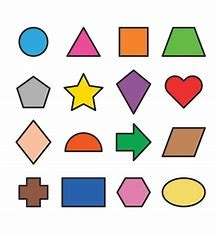
#> input picture shapes.jpg, 217 x 234 px
$ python Displaying_pictures.py
#> lines starting #> are read from the running program, lines starting #| are printed output that depends on the picture

import cv2
import matplotlib.pyplot as plt
import matplotlib

# Set the default figure size and colormap
matplotlib.rcParams['figure.figsize'] = (20.0, 10.0)
matplotlib.rcParams['image.cmap'] = 'gray'

# Load the image
imagePath = 'shapes.jpg'
image = cv2.imread(imagePath)
#> image is the input picture: shape (234, 217, 3); mean B, G, R 211, 216.1, 222.1

# Check if the image was loaded successfully
if image is None:
    print(f"Error: The image at path '{imagePath}' could not be loaded.")
else:
    # Convert the image to grayscale
    imageGray = cv2.cvtColor(image, cv2.COLOR_BGR2GRAY)
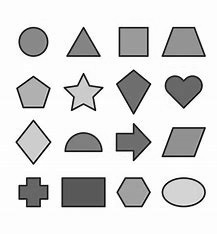
#> imageGray: shape (234, 217); min 0, max 255, mean 217.3

    # Display the original image
    plt.subplot(1, 2, 1)  # 1 row, 2 columns, first subplot
    plt.imshow(cv2.cvtColor(image, cv2.COLOR_BGR2RGB))  # Convert BGR to RGB for displaying correctly
    plt.title('Original Image')
    plt.axis('off')  # Hide the axis

    # Display the grayscale image
    plt.subplot(1, 2, 2)  # 1 row, 2 columns, second subplot
    plt.imshow(imageGray, cmap='gray')
    plt.title('Grayscale Image')
    plt.axis('off')  # Hide the axis

    # Show both images
    plt.show()
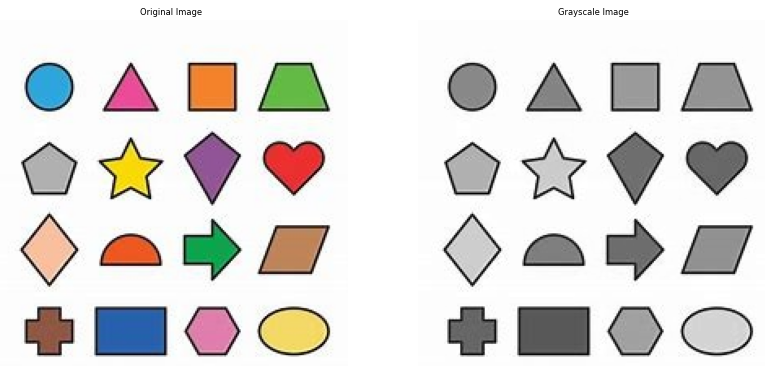
#> figure drawn by matplotlib, 2 panels

$ run again, with Quiz5_1.jpg copied over shapes.jpg
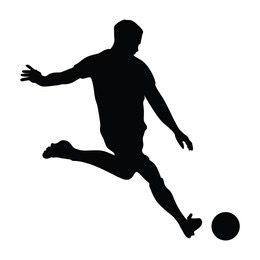
#> input picture Quiz5_1.jpg, 260 x 260 px
#> image is the input picture: shape (260, 260, 3); mean B, G, R 214.1, 213.8, 213.7
#> `plt.show()`:
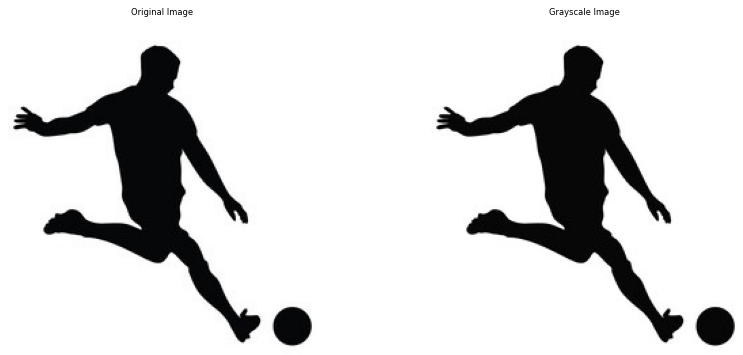
#> figure drawn by matplotlib, 2 panels
